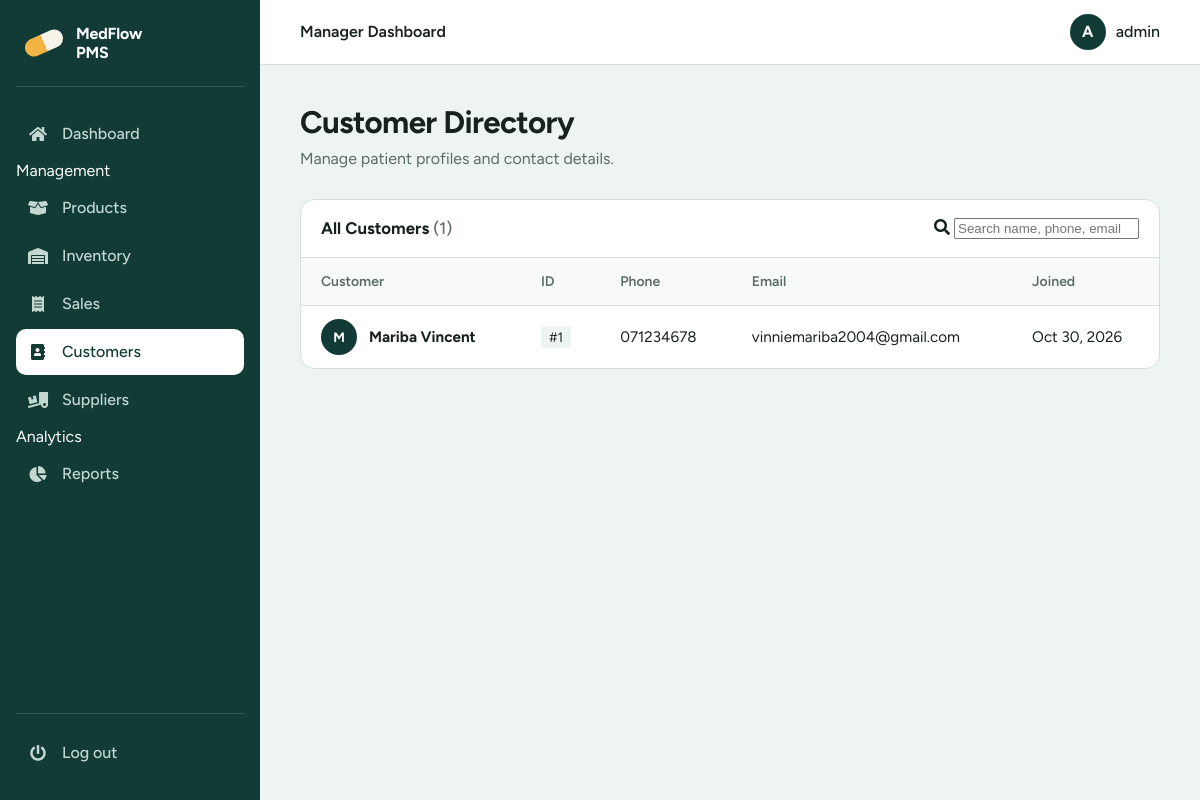
Screenshot of /manager/manager_customers.php (signed in) with the database file from the repository.
### tables this page shows
CREATE TABLE `customers` (
  `customer_id` int(11) NOT NULL,
  `first_name` varchar(50) NOT NULL,
  `last_name` varchar(50) NOT NULL,
  `phone` varchar(20) DEFAULT NULL,
  `email` varchar(100) DEFAULT NULL,
  `address` text DEFAULT NULL,
  `created_at` timestamp NULL DEFAULT current_timestamp()
);

### manager/manager_customers.php (the view, shortened to what this page needs)
<?php
include_once('../connect_db.php');
function safe_h($val) {
    return htmlspecialchars((string)($val ?? ''), ENT_QUOTES, 'UTF-8');
}
function get_initial($str) {
    $c = strtoupper(substr(trim((string)$str), 0, 1));
    return $c !== '' ? $c : '?';
}
try {
    $rows = $con->query("SELECT * FROM customers ORDER BY customer_id DESC")->fetchAll(PDO::FETCH_ASSOC);
} catch (PDOException $e) {
    $rows = [];
    $message1 = "Error: " . $e->getMessage();
}
include '../includes/head.php';
include '../includes/sidebar_manager.php';
include '../includes/header.php';
?>
<main class="main">
    <h1>Customer Directory</h1>
    <p class="lead">Manage patient profiles and contact details.</p>
    <section class="card">
      <div class="card-head">
        <h2>All Customers <span class="count">(<?php echo count($rows); ?>)</span></h2>
        <?php if (count($rows) > 0): ?>
        <div class="search">
          <i class="fas fa-search" aria-hidden="true"></i>
          <input type="search" id="filter" placeholder="Search name, phone, email..." aria-label="Search customers">
        </div>
        <?php endif; ?>
      </div>
      <?php if (count($rows) === 0): ?>
        <div class="empty">
          <i class="fas fa-user-friends"></i>
          <p>No customers found yet.</p>
        </div>
      <?php else: ?>
      <div class="table-wrap">
        <table id="custTable">
          <thead>
            <tr>
              <th>Customer</th>
              <th>ID</th>
              <th>Phone</th>
              <th>Email</th>
              <th>Joined</th>
            </tr>
          </thead>
          <tbody>
          <?php foreach ($rows as $row):
              $full  = trim(($row['first_name'] ?? '') . ' ' . ($row['last_name'] ?? ''));
              $phone = trim((string) ($row['phone'] ?? ''));
              $email = trim((string) ($row['email'] ?? ''));
              $date  = $row['created_at'] ?? $row['date'] ?? null;
          ?>
            <tr>
              <td>
                <div style="display:flex; align-items:center; gap:12px;">
                  <span style="display:grid; place-items:center; width:36px; height:36px; border-radius:50%; background:var(--pine); color:#fff; font-weight:700; font-size:0.85rem;">
                    <?php echo safe_h(get_initial($row['first_name'] ?? '')); ?>
                  </span>
                  <strong><?php echo safe_h($full !== '' ? $full : 'Unnamed'); ?></strong>
                </div>
              </td>
              <td><span style="background:var(--mist); padding:3px 8px; border-radius:4px; font-size:0.85rem;">#<?php echo safe_h($row['customer_id']); ?></span></td>
              <td><?php echo $phone !== '' ? safe_h($phone) : '&mdash;'; ?></td>
              <td><?php echo $email !== '' ? safe_h($email) : '&mdash;'; ?></td>
              <td><?php echo $date ? date('M j, Y', strtotime($date)) : '&mdash;'; ?></td>
            </tr>
          <?php endforeach; ?>
          </tbody>
        </table>
      </div>
      <?php endif; ?>
    </section>
</main>
<?php include '../includes/footer.php'; ?>

### includes/head.php (style rules this page uses)
:root { --pine: #123b36; --pine-soft: #1c524b; --pine-line: #2a5f57; --amber: #f2b544; --mist: #eef4f1; --paper: #ffffff; --ink: #17211f; --ink-soft: #5b6b67; --line: #d5e0dc; --danger: #b3261e; --danger-bg: #fdecea; --ok: #1e6b3a; --ok-bg: #e6f4ea; --radius: 10px; --sidebar: 260px; --font: "Figtree", system-ui, -apple-system, sans-serif; }
*, *::before, *::after { box-sizing: border-box; }
html { -webkit-text-size-adjust: 100%; }
body { margin: 0; font-family: var(--font); font-size: 16px; line-height: 1.5; color: var(--ink); background: var(--mist); }
.main { margin-left: var(--sidebar); padding: 40px; max-width: 1200px; }
.main h1 { margin: 0 0 6px; font-size: clamp(1.6rem, 2.6vw, 2.2rem); line-height: 1.15; letter-spacing: -0.02em; }
.main .lead { margin: 0 0 28px; color: var(--ink-soft); }
.card { background: var(--paper); border: 1px solid var(--line); border-radius: 14px; overflow: hidden; }
.card-head { display: flex; align-items: center; justify-content: space-between; gap: 16px; flex-wrap: wrap; padding: 16px 20px; border-bottom: 1px solid var(--line); }
.card-head h2 { margin: 0; font-size: 1.05rem; }
.count { color: var(--ink-soft); font-weight: 500; }
.table-wrap { overflow-x: auto; }
table { width: 100%; border-collapse: collapse; font-size: 0.95rem; }
th, td { padding: 13px 20px; text-align: left; white-space: nowrap; }
th { font-size: 0.875rem; font-weight: 600; color: var(--ink-soft); background: #f7faf9; border-bottom: 1px solid var(--line); }
td { border-bottom: 1px solid #e6eeeb; }
tbody tr:last-child td { border-bottom: 0; }

### rows the page displays
customers: first_name "M", safe_h($full !== '' ? $full : 'Unnamed') "Mariba Vincent", customer_id "1", phone "071234678", email "vinniemariba2004@gmail.com", created_at "Oct 30, 2026"

### other values shown
$topbar_title "Manager Dashboard"
substr($user, 0, 1) "A"
$user "admin"
count($rows) "1"
